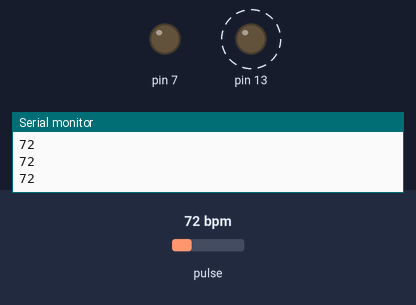
Bench run of a sketch on a simulated Arduino Uno, built with avr-gcc and run on an emulated ATmega328P. On the bench: output pins drawn as LEDs (lit = HIGH), the last lines printed to the serial monitor. Dashed ring = blinking. The test bench sets the inputs (shaded band); at power-on: pulse 72 bpm. The modem accepts every AT command (registered, SIM ready, sends succeed) and sends nothing else.

Above: at 1.2 s.
1.3 s: pulse set to 149 bpm
At 1.41 s:
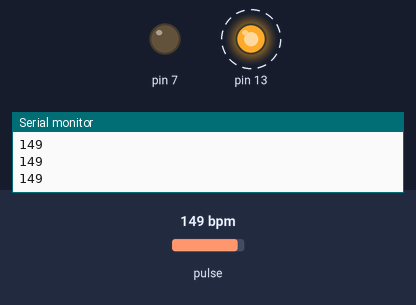
4.3 s: pulse set to 153 bpm
At 5.2 s:
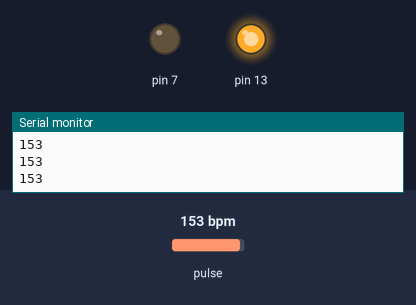
Timing chart, 0 to 7.3 s (numbered marks = the images above; inputs shaded):
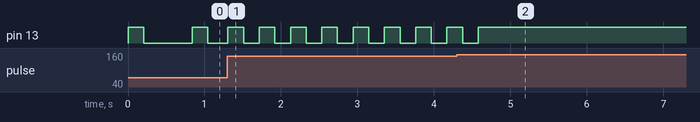

Measured:
- the behaviour switches between 150 and 151 bpm on pulse (found by bisection; images 1 and 2)
- after the input at 1.3 s, pin 13: alternates HIGH for 0.20 s and LOW for 0.20 s, starting at once
- after the input at 4.3 s, pin 13: goes on until 4.6 s, then stays HIGH
- by itself, pin 13: alternates HIGH for 0.20 s and LOW for 0.63 s

The sketch:

arduino_code.ino
```cpp
/*  Getting_BPM_to_Monitor prints the BPM to the Serial Monitor, using the least lines of code and PulseSensor Library.
 *  Tutorial Webpage: https://pulsesensor.com/pages/getting-advanced
 *
--------Use This Sketch To------------------------------------------
1) Displays user's live and changing BPM, Beats Per Minute, in Arduino's native Serial Monitor.
2) Print: "♥  A HeartBeat Happened !" when a beat is detected, live.
2) Learn about using a PulseSensor Library "Object".
4) Blinks LED on PIN 13 with user's Heartbeat.
--------------------------------------------------------------------*/
#include <SoftwareSerial.h>
SoftwareSerial s(2,3);
SoftwareSerial s1(0,1);
#define USE_ARDUINO_INTERRUPTS true
#include <PulseSensorPlayground.h>
const int PulseWire = 0;
const int LED13 = 13;
int Threshold = 550;
PulseSensorPlayground pulseSensor;
void setup() {
Serial.begin(9600);
s.begin(9600);
  pulseSensor.analogInput(PulseWire);
  pulseSensor.blinkOnPulse(LED13);
  pulseSensor.setThreshold(Threshold);
  pinMode(7,OUTPUT);
   if (pulseSensor.begin()) {
    Serial.println("We created a pulseSensor Object !");
  }
}
void loop() {
 int myBPM = pulseSensor.getBeatsPerMinute();
 Serial.println(myBPM);
if (pulseSensor.sawStartOfBeat()) {
  if(myBPM > 150) {
    SendMessage();

  }
}
delay(20);
}
void SendMessage() {
  s.println("AT+CMGF=1");
  delay(1000);
  s.println("AT+CMGS=\"+918498944761\"\r");
  delay(1000);
  s.println("abnormal conditions in heart beat of soldiers");
  Serial.println("Message sent");
  delay(1000);
  s.println((char)26);
  delay(100);
}
```
